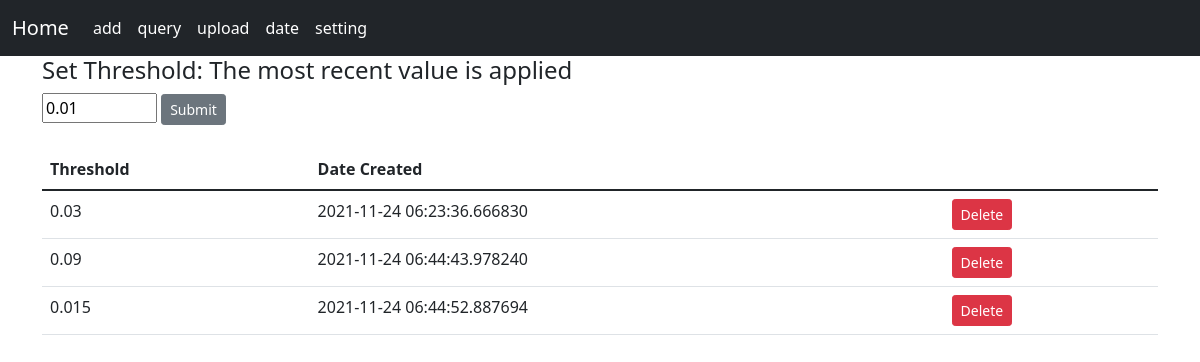
Page /setting on the earlier database version.
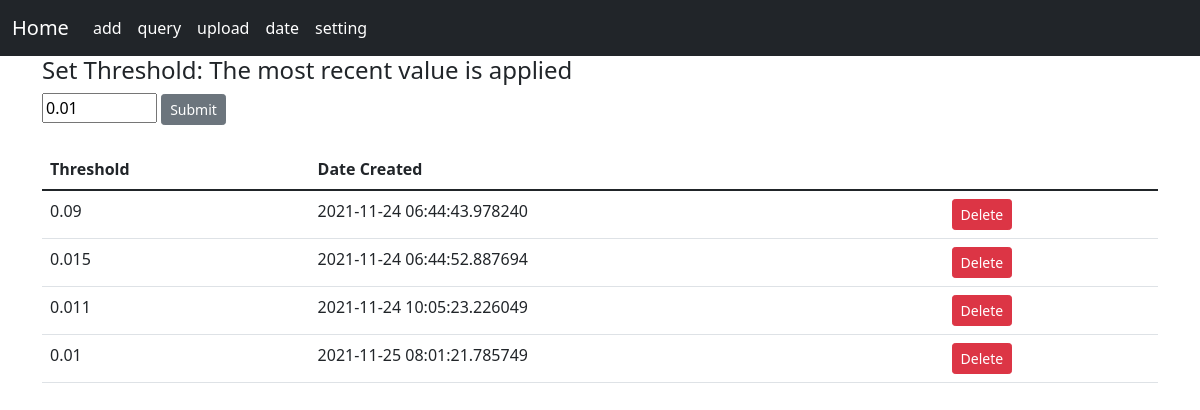
Same page on the later database version.
### model.py (models this page shows, shortened)
class Setting(db.Model):
    id = db.Column(db.Integer, primary_key=True)
    value = db.Column(db.Integer, nullable=False)
    date_created = db.Column(db.DateTime, default=datetime.utcnow)

### app.py (the view)
@app.route('/setting', methods=["POST", "GET"])
def setting():
    title = "Set Threshold: The most recent value is applied"
    if request.method == "POST":
        row = request.form['value']
        new_row = Setting(value=row)
        if len(row) < 1:
            flash("Type in a valid value", category="error")
            return redirect('/setting')
        try:
            db.session.add(new_row)
            db.session.commit()
            return redirect('/setting')
        except:
            flash("An unknown error has occurred.", category='error')
            return redirect('/setting')
    else:
        rows = Setting.query.order_by(Setting.date_created)
        return render_template("setting.html", title=title, rows=rows)

### templates/setting.html (shortened to what this page needs)
{% extends 'base.html' %}
{% block content %}
    <div class = "container">
        <h4> {{title}} </h4>
        <form action="/setting" method="POST">
            <input type="number" id="value" name="value" value="0.01" step="0.001" min="0.001" max="0.090">
            <button type="submit" class="btn btn-secondary btn-sm">Submit</button>
        </form>
        <br/>
        <table class="table">
            <thead>
                <tr>
                  <th scope="col">Threshold</th>
                  <th scope="col">Date Created</th>
                </tr>
            </thead>
            <tbody>
            {% for row in rows%}
                <tr>
                    <td>{{row.value}} </td>
                    <td>{{row.date_created}}</td>
                    <td>
                        <a href="/delete_setting/{{row.id}}" class="btn btn-danger btn-sm"> Delete</a>
                    </td>
                </tr>
            {% endfor %}
            </tbody>
        </table>
{% endblock %}

Differences in the rows shown:
removed Setting: value "0.03", date_created "2021-11-24 06:23:36.666830"
added Setting: value "0.011", date_created "2021-11-24 10:05:23.226049"
added Setting: value "0.01", date_created "2021-11-25 08:01:21.785749"
